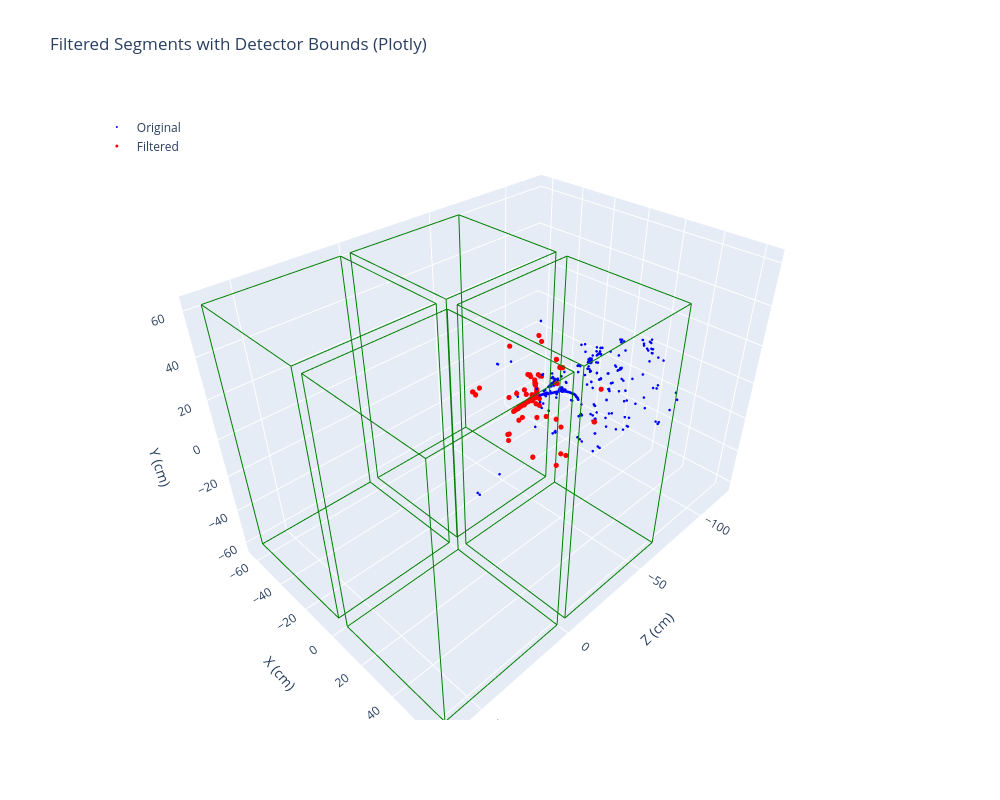

The cell this chart's notebook holds for it:
### Code cell
import plotly.graph_objects as go
import numpy as np

def plot_segments_with_bounds_plotly(segments, filtered_segments, det_bounds):
    fig = go.Figure()

    # Original segments (blue)
    fig.add_trace(go.Scatter3d(
        x=segments['z'], y=segments['x'], z=segments['y'],
        mode='markers',
        marker=dict(size=1.5, color='blue'),
        name='Original'
    ))

    # Filtered segments (red)
    fig.add_trace(go.Scatter3d(
        x=filtered_segments['z'], y=filtered_segments['x'], z=filtered_segments['y'],
        mode='markers',
        marker=dict(size=3, color='red'),
        name='Filtered'
    ))

    # Detector bounds as wireframe boxes
    for bounds in det_bounds:
        x_min, y_min, z_min = bounds[0]
        x_max, y_max, z_max = bounds[1]

        # Vertices of the box
        x = [x_min, x_max]
        y = [y_min, y_max]
        z = [z_min, z_max]

        # 8 corners of the box
        corners = np.array([[z_min, x_min, y_min],
                            [z_min, x_min, y_max],
                            [z_min, x_max, y_min],
                            [z_min, x_max, y_max],
                            [z_max, x_min, y_min],
                            [z_max, x_min, y_max],
                            [z_max, x_max, y_min],
                            [z_max, x_max, y_max]])

        # List of 12 edges (pairs of corners)
        edge_indices = [
            (0,1), (0,2), (0,4), (1,3), (1,5), (2,3),
            (2,6), (3,7), (4,5), (4,6), (5,7), (6,7)
        ]

        for i, j in edge_indices:
            zi, xi, yi = corners[i]
            zj, xj, yj = corners[j]
            fig.add_trace(go.Scatter3d(
                x=[zi, zj], y=[xi, xj], z=[yi, yj],
                mode='lines',
                line=dict(color='green', width=2),
                showlegend=False
            ))

    # Layout settings
    fig.update_layout(
        scene=dict(
            xaxis_title='Z (cm)',
            yaxis_title='X (cm)',
            zaxis_title='Y (cm)',
            aspectmode='data'
        ),
        title="Filtered Segments with Detector Bounds (Plotly)",
        legend=dict(x=0.02, y=0.98),
        width=1000,  # Width in pixels
        height=800   # Height in pixels
    )

    fig.show()

plot_segments_with_bounds_plotly(all_segments, filtered_segments, det_bounds_2x2)

### Figure 1 — Plotly figure (JSON) as saved in the notebook; plotly's stock layout.template omitted (floating-point values rounded to 4 significant figures; data arrays with more than 128 entries replaced by an {"elided": "..."} marker saying what was removed)
{"data": [{"marker": {"color": "blue", "size": 1.5}, "mode": "markers", "name": "Original", "type": "scatter3d", "x": {"elided": "22765 float values"}, "y": {"elided": "22765 float values"}, "z": {"elided": "22765 float values"}}, {"marker": {"color": "red", "size": 3}, "mode": "markers", "name": "Filtered", "type": "scatter3d", "x": {"elided": "6541 float values"}, "y": {"elided": "6541 float values"}, "z": {"elided": "6541 float values"}}, {"line": {"color": "green", "width": 2}, "mode": "lines", "showlegend": false, "type": "scatter3d", "x": [2.462, 2.462], "y": [3.069, 3.069], "z": [-62.08, 62.08]}, {"line": {"color": "green", "width": 2}, "mode": "lines", "showlegend": false, "type": "scatter3d", "x": [2.462, 2.462], "y": [3.069, 63.93], "z": [-62.08, -62.08]}, {"line": {"color": "green", "width": 2}, "mode": "lines", "showlegend": false, "type": "scatter3d", "x": [2.462, 64.54], "y": [3.069, 3.069], "z": [-62.08, -62.08]}, {"line": {"color": "green", "width": 2}, "mode": "lines", "showlegend": false, "type": "scatter3d", "x": [2.462, 2.462], "y": [3.069, 63.93], "z": [62.08, 62.08]}, {"line": {"color": "green", "width": 2}, "mode": "lines", "showlegend": false, "type": "scatter3d", "x": [2.462, 64.54], "y": [3.069, 3.069], "z": [62.08, 62.08]}, {"line": {"color": "green", "width": 2}, "mode": "lines", "showlegend": false, "type": "scatter3d", "x": [2.462, 2.462], "y": [63.93, 63.93], "z": [-62.08, 62.08]}, {"line": {"color": "green", "width": 2}, "mode": "lines", "showlegend": false, "type": "scatter3d", "x": [2.462, 64.54], "y": [63.93, 63.93], "z": [-62.08, -62.08]}, {"line": {"color": "green", "width": 2}, "mode": "lines", "showlegend": false, "type": "scatter3d", "x": [2.462, 64.54], "y": [63.93, 63.93], "z": [62.08, 62.08]}, {"line": {"color": "green", "width": 2}, "mode": "lines", "showlegend": false, "type": "scatter3d", "x": [64.54, 64.54], "y": [3.069, 3.069], "z": [-62.08, 62.08]}, {"line": {"color": "green", "width": 2}, "mode": "lines", "showlegend": false, "type": "scatter3d", "x": [64.54, 64.54], "y": [3.069, 63.93], "z": [-62.08, -62.08]}, {"line": {"color": "green", "width": 2}, "mode": "lines", "showlegend": false, "type": "scatter3d", "x": [64.54, 64.54], "y": [3.069, 63.93], "z": [62.08, 62.08]}, {"line": {"color": "green", "width": 2}, "mode": "lines", "showlegend": false, "type": "scatter3d", "x": [64.54, 64.54], "y": [63.93, 63.93], "z": [-62.08, 62.08]}, {"line": {"color": "green", "width": 2}, "mode": "lines", "showlegend": false, "type": "scatter3d", "x": [-64.54, -64.54], "y": [3.069, 3.069], "z": [-62.08, 62.08]}, {"line": {"color": "green", "width": 2}, "mode": "lines", "showlegend": false, "type": "scatter3d", "x": [-64.54, -64.54], "y": [3.069, 63.93], "z": [-62.08, -62.08]}, {"line": {"color": "green", "width": 2}, "mode": "lines", "showlegend": false, "type": "scatter3d", "x": [-64.54, -2.462], "y": [3.069, 3.069], "z": [-62.08, -62.08]}, {"line": {"color": "green", "width": 2}, "mode": "lines", "showlegend": false, "type": "scatter3d", "x": [-64.54, -64.54], "y": [3.069, 63.93], "z": [62.08, 62.08]}, {"line": {"color": "green", "width": 2}, "mode": "lines", "showlegend": false, "type": "scatter3d", "x": [-64.54, -2.462], "y": [3.069, 3.069], "z": [62.08, 62.08]}, {"line": {"color": "green", "width": 2}, "mode": "lines", "showlegend": false, "type": "scatter3d", "x": [-64.54, -64.54], "y": [63.93, 63.93], "z": [-62.08, 62.08]}, {"line": {"color": "green", "width": 2}, "mode": "lines", "showlegend": false, "type": "scatter3d", "x": [-64.54, -2.462], "y": [63.93, 63.93], "z": [-62.08, -62.08]}, {"line": {"color": "green", "width": 2}, "mode": "lines", "showlegend": false, "type": "scatter3d", "x": [-64.54, -2.462], "y": [63.93, 63.93], "z": [62.08, 62.08]}, {"line": {"color": "green", "width": 2}, "mode": "lines", "showlegend": false, "type": "scatter3d", "x": [-2.462, -2.462], "y": [3.069, 3.069], "z": [-62.08, 62.08]}, {"line": {"color": "green", "width": 2}, "mode": "lines", "showlegend": false, "type": "scatter3d", "x": [-2.462, -2.462], "y": [3.069, 63.93], "z": [-62.08, -62.08]}, {"line": {"color": "green", "width": 2}, "mode": "lines", "showlegend": false, "type": "scatter3d", "x": [-2.462, -2.462], "y": [3.069, 63.93], "z": [62.08, 62.08]}, {"line": {"color": "green", "width": 2}, "mode": "lines", "showlegend": false, "type": "scatter3d", "x": [-2.462, -2.462], "y": [63.93, 63.93], "z": [-62.08, 62.08]}, {"line": {"color": "green", "width": 2}, "mode": "lines", "showlegend": false, "type": "scatter3d", "x": [2.462, 2.462], "y": [-63.93, -63.93], "z": [-62.08, 62.08]}, {"line": {"color": "green", "width": 2}, "mode": "lines", "showlegend": false, "type": "scatter3d", "x": [2.462, 2.462], "y": [-63.93, -3.069], "z": [-62.08, -62.08]}, {"line": {"color": "green", "width": 2}, "mode": "lines", "showlegend": false, "type": "scatter3d", "x": [2.462, 64.54], "y": [-63.93, -63.93], "z": [-62.08, -62.08]}, {"line": {"color": "green", "width": 2}, "mode": "lines", "showlegend": false, "type": "scatter3d", "x": [2.462, 2.462], "y": [-63.93, -3.069], "z": [62.08, 62.08]}, {"line": {"color": "green", "width": 2}, "mode": "lines", "showlegend": false, "type": "scatter3d", "x": [2.462, 64.54], "y": [-63.93, -63.93], "z": [62.08, 62.08]}, {"line": {"color": "green", "width": 2}, "mode": "lines", "showlegend": false, "type": "scatter3d", "x": [2.462, 2.462], "y": [-3.069, -3.069], "z": [-62.08, 62.08]}, {"line": {"color": "green", "width": 2}, "mode": "lines", "showlegend": false, "type": "scatter3d", "x": [2.462, 64.54], "y": [-3.069, -3.069], "z": [-62.08, -62.08]}, {"line": {"color": "green", "width": 2}, "mode": "lines", "showlegend": false, "type": "scatter3d", "x": [2.462, 64.54], "y": [-3.069, -3.069], "z": [62.08, 62.08]}, {"line": {"color": "green", "width": 2}, "mode": "lines", "showlegend": false, "type": "scatter3d", "x": [64.54, 64.54], "y": [-63.93, -63.93], "z": [-62.08, 62.08]}, {"line": {"color": "green", "width": 2}, "mode": "lines", "showlegend": false, "type": "scatter3d", "x": [64.54, 64.54], "y": [-63.93, -3.069], "z": [-62.08, -62.08]}, {"line": {"color": "green", "width": 2}, "mode": "lines", "showlegend": false, "type": "scatter3d", "x": [64.54, 64.54], "y": [-63.93, -3.069], "z": [62.08, 62.08]}, {"line": {"color": "green", "width": 2}, "mode": "lines", "showlegend": false, "type": "scatter3d", "x": [64.54, 64.54], "y": [-3.069, -3.069], "z": [-62.08, 62.08]}, {"line": {"color": "green", "width": 2}, "mode": "lines", "showlegend": false, "type": "scatter3d", "x": [-64.54, -64.54], "y": [-63.93, -63.93], "z": [-62.08, 62.08]}, {"line": {"color": "green", "width": 2}, "mode": "lines", "showlegend": false, "type": "scatter3d", "x": [-64.54, -64.54], "y": [-63.93, -3.069], "z": [-62.08, -62.08]}, {"line": {"color": "green", "width": 2}, "mode": "lines", "showlegend": false, "type": "scatter3d", "x": [-64.54, -2.462], "y": [-63.93, -63.93], "z": [-62.08, -62.08]}, {"line": {"color": "green", "width": 2}, "mode": "lines", "showlegend": false, "type": "scatter3d", "x": [-64.54, -64.54], "y": [-63.93, -3.069], "z": [62.08, 62.08]}, {"line": {"color": "green", "width": 2}, "mode": "lines", "showlegend": false, "type": "scatter3d", "x": [-64.54, -2.462], "y": [-63.93, -63.93], "z": [62.08, 62.08]}, {"line": {"color": "green", "width": 2}, "mode": "lines", "showlegend": false, "type": "scatter3d", "x": [-64.54, -64.54], "y": [-3.069, -3.069], "z": [-62.08, 62.08]}, {"line": {"color": "green", "width": 2}, "mode": "lines", "showlegend": false, "type": "scatter3d", "x": [-64.54, -2.462], "y": [-3.069, -3.069], "z": [-62.08, -62.08]}, {"line": {"color": "green", "width": 2}, "mode": "lines", "showlegend": false, "type": "scatter3d", "x": [-64.54, -2.462], "y": [-3.069, -3.069], "z": [62.08, 62.08]}, {"line": {"color": "green", "width": 2}, "mode": "lines", "showlegend": false, "type": "scatter3d", "x": [-2.462, -2.462], "y": [-63.93, -63.93], "z": [-62.08, 62.08]}, {"line": {"color": "green", "width": 2}, "mode": "lines", "showlegend": false, "type": "scatter3d", "x": [-2.462, -2.462], "y": [-63.93, -3.069], "z": [-62.08, -62.08]}, {"line": {"color": "green", "width": 2}, "mode": "lines", "showlegend": false, "type": "scatter3d", "x": [-2.462, -2.462], "y": [-63.93, -3.069], "z": [62.08, 62.08]}, {"line": {"color": "green", "width": 2}, "mode": "lines", "showlegend": false, "type": "scatter3d", "x": [-2.462, -2.462], "y": [-3.069, -3.069], "z": [-62.08, 62.08]}], "layout": {"height": 800, "legend": {"x": 0.02, "y": 0.98}, "scene": {"aspectmode": "data", "xaxis": {"title": {"text": "Z (cm)"}}, "yaxis": {"title": {"text": "X (cm)"}}, "zaxis": {"title": {"text": "Y (cm)"}}}, "title": {"text": "Filtered Segments with Detector Bounds (Plotly)"}, "width": 1000}}
